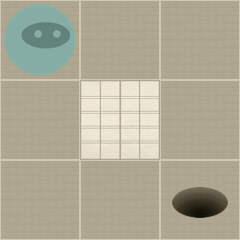

A 2D game scene composited from a Tiled map and its tileset images. What follows is a short description and the map's XML, with each tile layer's data collapsed to a summary:
An orthogonal 3x3 tile map with 80x80 px tiles, 2 tile layers (Level, Actors).

<map version="1.0" orientation="orthogonal" width="3" height="3" tilewidth="80" tileheight="80">
 <properties>
  <property name="moves" value="4" />
 </properties>
 <tileset firstgid="1" name="tiles" tilewidth="80" tileheight="80" spacing="2" margin="2">
  <image source="tiles-hd.png" width="512" height="512" />
  <tile id="0">
   <properties>
    <property name="actor" value="exit" />
   </properties>
  </tile>
  <tile id="2">
   <properties>
    <property name="actor" value="guard" />
    <property name="direction" value="down" />
   </properties>
  </tile>
  <tile id="3">
   <properties>
    <property name="actor" value="guard" />
    <property name="direction" value="left" />
   </properties>
  </tile>
  <tile id="4">
   <properties>
    <property name="actor" value="guard" />
    <property name="direction" value="right" />
   </properties>
  </tile>
  <tile id="5">
   <properties>
    <property name="actor" value="guard" />
    <property name="direction" value="up" />
   </properties>
  </tile>
  <tile id="7">
   <properties>
    <property name="actor" value="player" />
   </properties>
  </tile>
  <tile id="8">
   <properties>
    <property name="actor" value="scroll" />
   </properties>
  </tile>
  <tile id="9">
   <properties>
    <property name="wall" value="1" />
   </properties>
  </tile>
 </tileset>
 <layer name="Level" width="3" height="3">
  <data>[9 cells, 9 non-empty, 2 distinct tile ids]</data>
 </layer>
 <layer name="Actors" width="3" height="3">
  <data>[9 cells, 2 non-empty, 2 distinct tile ids]</data>
 </layer>
</map>
